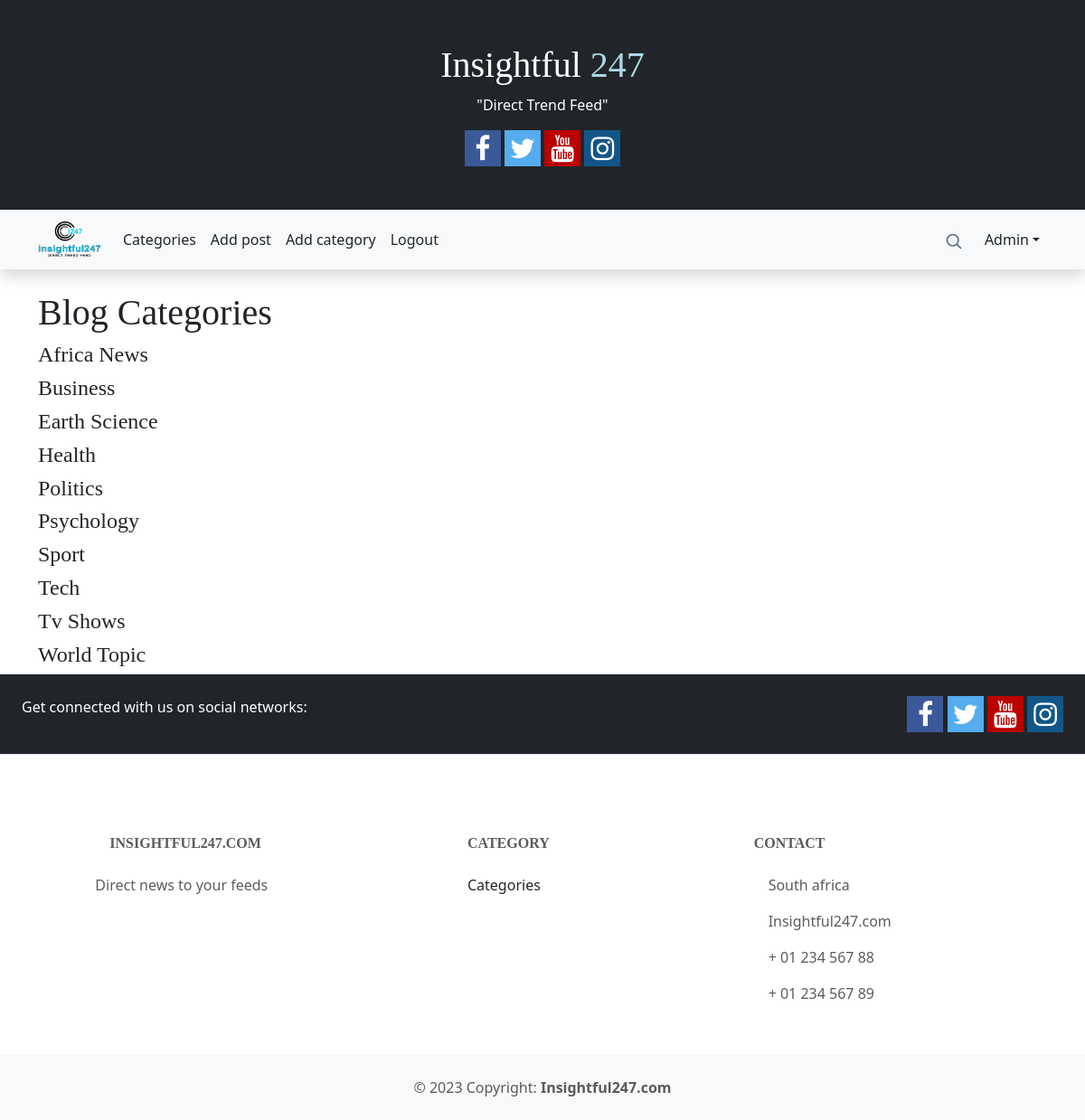
/category-list (signed in), run on the app's committed database.
### theblog/models.py (models this page shows, shortened)
class Category(models.Model):
	name = models.CharField(max_length=100)
	class Meta:
		ordering = ('name',)
		verbose_name_plural ='Categories'
	def __str__(self):
		return self.name

### theblog/views.py (the view)
# urls.py: path('category-list', CategoryListView, name='category-list'),
def CategoryListView(request):
	cat_menu_list = Category.objects.all()
	return render(request, 'category_list.html', {'cat_menu_list':cat_menu_list})

### theblog/templates/category_list.html (shortened to what this page needs)
{% extends 'base.html' %}
{% block content %}
	<h1>Blog Categories</h1>
	{% for item in cat_menu_list %}
        <h4><a class="dropdown-item" href="{% url 'category' item|slugify %}">{{ item }}</a></h4>
    {% endfor %}
{% endblock %}

### theblog/templates/base.html (shortened to what this page needs)
{% load static %}
<!doctype html>
<html lang="en">
  <head>
    <link href="https://cdn.jsdelivr.net/npm/bootstrap@5.3.1/dist/css/bootstrap.min.css" rel="stylesheet">
    <link rel="stylesheet" href="https://cdnjs.cloudflare.com/ajax/libs/font-awesome/4.7.0/css/font-awesome.min.css">
  <link href="{% static 'theblog/css/variables.css' %}" rel="stylesheet">
  <link href="{% static 'theblog/css/main.css' %}" rel="stylesheet">
  </head>
  <body>
    <div class="p-5 bg-dark text-white text-center">
    <h1>Insightful <span style="color:lightblue;">247</span></h1>
    <p>"Direct Trend Feed"</p>
    <span>
      <a href="https://web.facebook.com/profile.php?id=61551916365627" class="fa fa-facebook"></a>
      <a href="#" class="fa fa-twitter"></a>
      <a href="www.youtube.com/@insightful247" class="fa fa-youtube"></a>
      <a href="#" class="fa fa-instagram"></a>
    </span>
    </div>
      <nav class="shadow navbar navbar-expand-lg bg-body-tertiary sticky-top">
        <div class="container">
          <a class="navbar-brand" href="{% url 'home' %}">
            <img src="{% static 'theblog/images/logo/i1.png' %}" alt="Avatar Logo" style="width:70px;" class="">
          </a>
          <div class="collapse navbar-collapse" id="navbarSupportedContent">
            <ul class="navbar-nav me-auto mb-2 mb-lg-0">
              {% if cat_menu %}
              <li class="nav-item dropdown">
                <a class="nav-link dropdown-toggle" href="#" role="button" data-bs-toggle="dropdown" aria-expanded="false">
                  Category
                </a>
                <ul class="dropdown-menu">
                  {% for item in cat_menu %}
                  <li><a class="dropdown-item" href="{% url 'category' item|slugify %}">{{ item }}</a></li>
                  {% endfor %}
                </ul>
              </li>
              {% else %}
                <li class="nav-item">
                  <a class="nav-link" href="{% url 'category-list' %}">Categories</a>
                </li>
              {% endif %}
              {% if user.is_authenticated %}
              {% if user.id == 2 %}
              <li class="nav-item">
                <a class="nav-link" href="{% url 'add_post' %}">Add post</a>
              </li>
              <li class="nav-item">
                <a class="nav-link" href="{% url 'add_category' %}">Add category</a>
              </li>
              {% endif %}
              <li class="nav-item">
                <a class="nav-link" href="{% url 'logout' %}">Logout</a>
              </li>
              {% endif %}
            </ul>
            <div class="col-4 d-flex justify-content-end align-items-center">
              <li class="nav-item d-flex justify-content-end">
                <a class="nav-link link-secondary" href="{% url 'search' %}" aria-label="Search">
                <svg xmlns="http://www.w3.org/2000/svg" width="20" height="20" fill="none" stroke="currentColor" stroke-linecap="round" stroke-linejoin="round" stroke-width="2" class="mx-3" role="img" viewBox="0 0 24 24"><title>Search</title><circle cx="10.5" cy="10.5" r="7.5"/><path d="M21 21l-5.2-5.2"/></svg>
                </a>
              </li>
            </div>
            {% if user.is_authenticated %}
              <ul class="navbar-nav">
                <li class="nav-item dropdown">
                  <a class="nav-link dropdown-toggle" href="#" role="button" data-bs-toggle="dropdown" aria-expanded="false">
                      {{ user.username }}</a>
                </li>
              </ul>
            {% endif %}
          </div>
        </div>
      </nav>
    <div class="container">
      <br/>
      {% block content %}
      {% endblock %}
    </div>
  </body>
<footer class="text-center text-lg-start bg-white text-muted">
  <section class="bg-dark d-flex justify-content-center justify-content-lg-between p-4 border-bottom">
    <div class="me-5 d-none d-lg-block">
      <span class="text-white">Get connected with us on social networks:</span>
    </div>
    <div>
      <span>
      <a href="https://web.facebook.com/profile.php?id=61551916365627" class="fa fa-facebook"></a>
      <a href="#" class="fa fa-twitter"></a>
      <a href="www.youtube.com/@insightful247" class="fa fa-youtube"></a>
      <a href="#" class="fa fa-instagram"></a>
      </span>
    </div>
  </section>
  <section class="">
    <div class="container text-center text-md-start mt-5">
      <div class="row mt-3">
        <div class="col-md-3 col-lg-4 col-xl-3 mx-auto mb-4">
          <h6 class="text-uppercase fw-bold mb-4">
            insightful247.com
          </h6>
          <span>
            Direct news to your feeds
          </span>
        </div>
        <div class="col-md-2 col-lg-2 col-xl-2 mx-auto mb-4">
          <h6 class="text-uppercase fw-bold mb-4">
            Category
          </h6>
          {% if cat_menu %}
            {% for item in cat_menu %}
              <p>
                <a href="{% url 'category' item|slugify %}" class="text-reset">{{ item }}</a>
              </p>
            {% endfor %}
            {% else %}
              <p>
                <a class="" href="{% url 'category-list' %}">Categories</a>
              </p>
          {% endif %}
        </div>
        <div class="col-md-4 col-lg-3 col-xl-3 mx-auto mb-md-0 mb-4">
          <h6 class="text-uppercase fw-bold mb-4">Contact</h6>
          <p> South africa</p>
          <p>
            Insightful247.com
          </p>
          <p> + 01 234 567 88</p>
          <p> + 01 234 567 89</p>
        </div>
      </div>
    </div>
  </section>
  <div class="text-center p-4" style="background-color: rgba(0, 0, 0, 0.025);">
    © 2023 Copyright:
    <a class="text-reset fw-bold" href="www.insightful247.com">Insightful247.com</a>
  </div>
</footer>
</html>

### static/theblog/css/variables.css (style rules this page uses)
:root { --font-default: 'EB Garamond', system-ui, -apple-system, "Segoe UI", Roboto, "Helvetica Neue", Arial, "Noto Sans", "Liberation Sans", sans-serif, "Apple Color Emoji", "Segoe UI Emoji", "Segoe UI Symbol", "Noto Color Emoji"; --font-primary: 'EB Garamond', serif; --font-secondary: 'Inter', sans-serif; --color-default: #212529; --color-default-rgb: 33, 37, 41; --color-links: #212529; --color-links-hover: #15171a; --color-primary: #212529; --color-primary-light: #26282c; --color-primary-dark: #0b0c0e; --color-primary-rgb: 33, 37, 41; --color-primary-light-rgb: 38, 40, 44; --color-primary-dark-rgb: 11, 12, 14; --color-secondary: #596d80; --color-secondary-light: #8498aa; --color-secondary-dark: #404f5c; --color-secondary-rgb: 89, 109, 128; --color-secondary-light-rgb: 132, 152, 170; --color-secondary-dark-rgb: 64, 79, 92; --color-blue: #0d6efd; --color-blue-rgb: 13, 110, 253; --color-indigo: #6610f2; --color-indigo-rgb: 102, 16, 242; --color-purple: #6f42c1; --color-purple-rgb: 111, 66, 193; --color-pink: #f3268c; --color-pink-rgb: 243, 38, 140; --color-red: #df1529; --color-red-rgb: 223, 21, 4; --color-orange: #fd7e14; --color-orange-rgb: 253, 126, 20; --color-yellow: #ffc107; --color-yellow-rgb: 255, 193, 7; --color-green: #059652; --color-green-rgb: 5, 150, 82; --color-teal: #20c997; --color-teal-rgb: 32, 201, 151; --color-cyan: #0dcaf0; --color-cyan-rgb: 13, 202, 240; --color-white: #ffffff; --color-white-rgb: 255, 255, 255; --color-gray: #6c757d; --color-gray-rgb: 108, 117, 125; --color-black: #000000; --color-black-rgb: 0, 0, 0; }
:root { --bs-blue: var(--color-blue); --bs-indigo: var(--color-indigo); --bs-purple: var(--color-purple); --bs-pink: var(--color-pink); --bs-red: var(--color-red); --bs-orange: var(--color-orange); --bs-yellow: var(--color-yellow); --bs-green: var(--color-green); --bs-teal: var(--color-teal); --bs-cyan: var(--color-cyan); --bs-white: var(--color-white); --bs-gray: var(--color-gray); --bs-gray-dark: #343a40; --bs-gray-100: #f8f9fa; --bs-gray-200: #e9ecef; --bs-gray-300: #dee2e6; --bs-gray-400: #ced4da; --bs-gray-500: #adb5bd; --bs-gray-600: #6c757d; --bs-gray-700: #495057; --bs-gray-800: #343a40; --bs-gray-900: #212529; --bs-primary: var(--color-blue); --bs-secondary: var(--color-blue); --bs-success: #198754; --bs-info: #0dcaf0; --bs-warning: #ffc107; --bs-danger: #dc3545; --bs-light: #f8f9fa; --bs-dark: #212529; --bs-primary-rgb: var(--color-primary-rgb); --bs-secondary-rgb: var(--color-secondary-rgb); --bs-success-rgb: 25, 135, 84; --bs-info-rgb: 13, 202, 240; --bs-warning-rgb: 255, 193, 7; --bs-danger-rgb: 220, 53, 69; --bs-light-rgb: 248, 249, 250; --bs-dark-rgb: 33, 37, 41; --bs-white-rgb: var(--color-white-rgb); --bs-black-rgb: var(--color-black-rgb); --bs-body-color-rgb: var(--color-default-rgb); --bs-body-bg-rgb: 255, 255, 255; --bs-font-sans-serif: var(--font-default); --bs-font-monospace: SFMono-Regular, Menlo, Monaco, Consolas, "Liberation Mono", "Courier New", monospace; --bs-gradient: linear-gradient(180deg, rgba(255, 255, 255, 0.15), rgba(255, 255, 255, 0)); --bs-body-font-family: var(--font-default); --bs-body-font-size: 1rem; --bs-body-font-weight: 400; --bs-body-line-height: 1.5; --bs-body-color: var(--color-default); --bs-body-bg: #fff; }
.bg-white { background-color: var(--color-white) !important; }

### static/theblog/css/main.css (style rules this page uses)
:root { scroll-behavior: smooth; }
a { color: var(--color-links); text-decoration: none; }
h1, h2, h3, h4, h5, h6 { font-family: var(--font-primary); }
section { padding: 40px 0; overflow: hidden; }
section { scroll-margin-top: 70px; }
.navbar a, .navbar a:focus { align-items: center; justify-content: space-between; padding: 5px 0 5px 30x; font-family: var(--font-default); font-size: 16px; font-weight: 500; color: rgba(var(--color-default-rgb), 1); transition: 0.3s; }

### theblog/templates/base.html (style rules this page uses)
.fa { padding: 5px; font-size: 30px; width: 40px; text-align: center; text-decoration: none; }
.fa-facebook { background: #3B5998; color: white; }
.fa-youtube { background: #bb0000; color: white; }
.fa-instagram { background: #125688; color: white; }
.fa-twitter { background: #55ACEE; color: white; }

### data on the page
Category: name "Africa News"
Category: name "Business"
Category: name "Earth Science"
Category: name "Health"
Category: name "Politics"
Category: name "Psychology"
Category: name "Sport"
Category: name "Tech"
Category: name "Tv Shows"
Category: name "World Topic"

### other printed values
{{ user.username }} "Admin"
